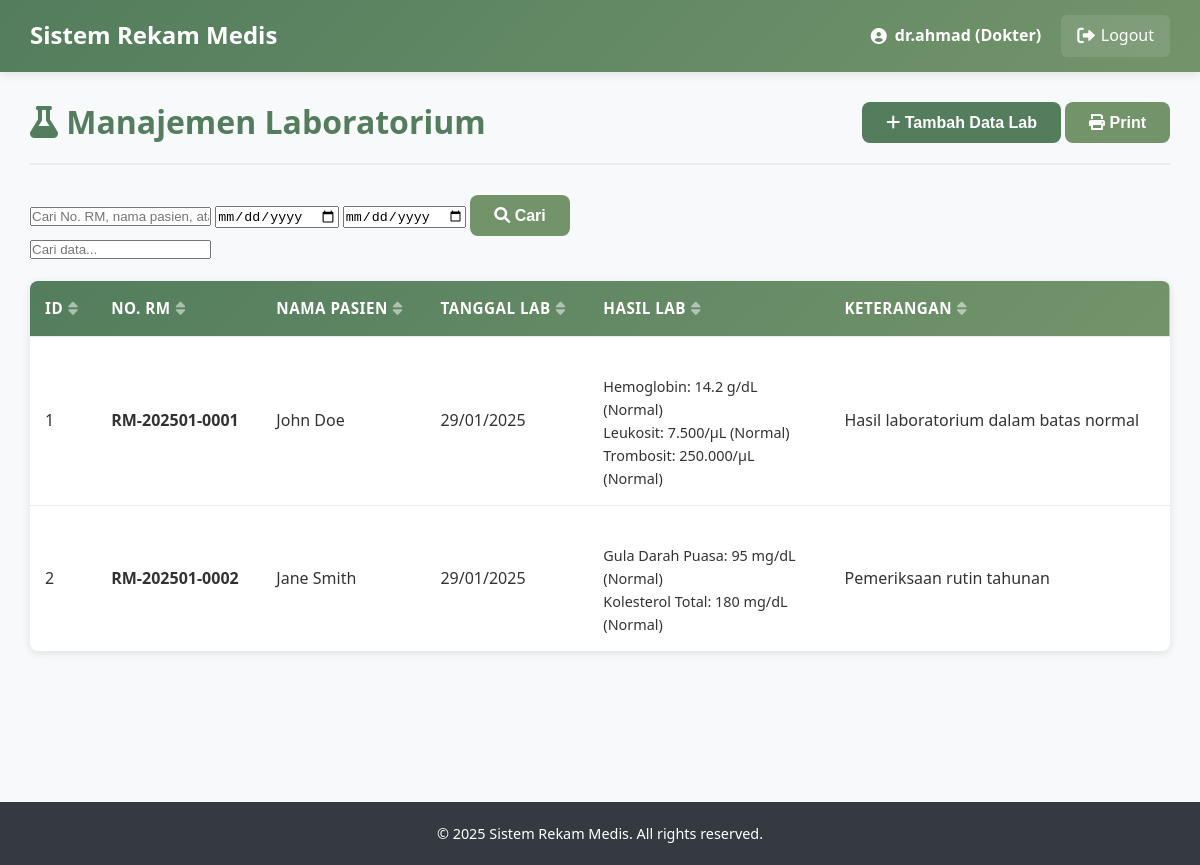
The page /Trys_Proj/doctor/labolatory.php (signed in) on the database its author committed.
### tables this page shows
CREATE TABLE `laboratorium` (
  `id_lab` int(11) NOT NULL,
  `no_rm` varchar(20) DEFAULT NULL,
  `hasil_lab` text DEFAULT NULL,
  `ket` text DEFAULT NULL,
  `tgl_lab` date DEFAULT NULL,
  `created_at` timestamp NOT NULL DEFAULT current_timestamp(),
  `updated_at` timestamp NOT NULL DEFAULT current_timestamp() ON UPDATE current_timestamp()
);

CREATE TABLE `pasien` (
  `id_pasien` int(11) NOT NULL,
  `no_rm` varchar(20) NOT NULL,
  `nm_pasien` varchar(100) NOT NULL,
  `tgl_lhr` date DEFAULT NULL,
  `alamat` text DEFAULT NULL,
  `telepon` varchar(15) DEFAULT NULL,
  `no_hp` varchar(15) DEFAULT NULL,
  `jenis_kelamin` enum('L','P') DEFAULT NULL,
  `nm_kk` varchar(100) DEFAULT NULL,
  `hub_kel` varchar(50) DEFAULT NULL,
  `id_user` int(11) DEFAULT NULL,
  `created_at` timestamp NOT NULL DEFAULT current_timestamp(),
  `updated_at` timestamp NOT NULL DEFAULT current_timestamp() ON UPDATE current_timestamp()
);

### Trys_Proj/doctor/labolatory.php (the view, shortened to what this page needs)
<?php
include '../config/database.php';
$page_title = "Manajemen Laboratorium";
$search = $_GET['search'] ?? '';
$date_from = $_GET['date_from'] ?? '';
$date_to = $_GET['date_to'] ?? '';
$per_page = 10;
$page = $_GET['page'] ?? 1;
$offset = ($page - 1) * $per_page;
$where_conditions = [];
$params = [];
$types = "";
$where_clause = !empty($where_conditions) ? "WHERE " . implode(" AND ", $where_conditions) : "";
$sql = "SELECT l.*, p.nm_pasien
        FROM laboratorium l
        LEFT JOIN pasien p ON l.no_rm = p.no_rm
        $where_clause
        ORDER BY l.tgl_lab DESC, l.created_at DESC
        LIMIT $per_page OFFSET $offset";
if (!empty($params)) {
    $stmt = $conn->prepare($sql);
    $stmt->bind_param($types, ...$params);
    $stmt->execute();
    $laboratory_data = $stmt->get_result();
} else {
    $laboratory_data = $conn->query($sql);
}
?>
<!DOCTYPE html>
<html lang="en">
<head>
    <link rel="stylesheet" href="../css/style.css">
    <link rel="stylesheet" href="https://cdnjs.cloudflare.com/ajax/libs/font-awesome/6.0.0-beta3/css/all.min.css">
</head>
<body>
    <?php include '../includes/header.php'; ?>
    <div class="container">
        <div class="content">
            <div class="content-header">
                <h2><i class="fas fa-flask"></i> <?php echo $page_title; ?></h2>
                <div class="header-actions">
                    <button class="btn btn-primary" onclick="openModal('addModal')">
                        <i class="fas fa-plus"></i> Tambah Data Lab
                    </button>
                    <button class="btn btn-secondary" onclick="window.print()">
                        <i class="fas fa-print"></i> Print
                    </button>
                </div>
            </div>
            <div class="filter-section">
                <form method="GET" class="search-form">
                    <div class="search-group">
                        <input type="text" name="search" placeholder="Cari No. RM, nama pasien, atau hasil lab..."
                               value="<?php echo htmlspecialchars($search); ?>">
                        <input type="date" name="date_from" placeholder="Dari tanggal"
                               value="<?php echo htmlspecialchars($date_from); ?>">
                        <input type="date" name="date_to" placeholder="Sampai tanggal"
                               value="<?php echo htmlspecialchars($date_to); ?>">
                        <button type="submit" class="btn btn-secondary">
                            <i class="fas fa-search"></i> Cari
                        </button>
                    </div>
                </form>
            </div>
            <div class="table-container">
                <table class="data-table">
                    <thead>
                        <tr>
                            <th>ID</th>
                            <th>No. RM</th>
                            <th>Nama Pasien</th>
                            <th>Tanggal Lab</th>
                            <th>Hasil Lab</th>
                            <th>Keterangan</th>
                        </tr>
                    </thead>
                    <tbody>
                        <?php if ($laboratory_data->num_rows > 0): ?>
                        <?php while ($lab = $laboratory_data->fetch_assoc()): ?>
                        <tr>
                            <td><?php echo $lab['id_lab']; ?></td>
                            <td>
                                <strong><?php echo htmlspecialchars($lab['no_rm']); ?></strong>
                            </td>
                            <td><?php echo htmlspecialchars($lab['nm_pasien'] ?? 'Tidak ditemukan'); ?></td>
                            <td><?php echo date('d/m/Y', strtotime($lab['tgl_lab'])); ?></td>
                            <td>
                                <div class="lab-result-preview">
                                    <?php echo htmlspecialchars(substr($lab['hasil_lab'], 0, 100)); ?>
                                </div>
                            </td>
                            <td>
                                <?php echo htmlspecialchars(substr($lab['ket'], 0, 50)); ?>
                            </td>
                        </tr>
                        <?php endwhile; ?>
                        <?php else: ?>
                        <tr>
                            <td colspan="7" class="text-center">Tidak ada data laboratorium.</td>
                        </tr>
                        <?php endif; ?>
                    </tbody>
                </table>
            </div>
        </div>
    </div>
    <?php include '../includes/footer.php'; ?>
</body>
</html>

### Trys_Proj/css/style.css (style rules this page uses)
* { margin: 0; padding: 0; box-sizing: border-box; }
body { font-family: "Segoe UI", Tahoma, Geneva, Verdana, sans-serif; line-height: 1.6; color: #333; background-color: #f8f9fa; }
:root { --primary-color: #537d5d; --primary-dark: #3e5e45; --primary-light: #6a9975; --secondary-color: #73946b; --secondary-dark: #5a7553; --secondary-light: #8bac83; --accent-color: #9ebc8a; --accent-dark: #85a371; --accent-light: #b7d5a3; --light-color: #d2d0a0; --light-dark: #b9b787; --light-light: #ebe9b9; --white: #ffffff; --off-white: #f9f9f9; --gray-light: #f8f9fa; --gray-medium: #6c757d; --gray-dark: #343a40; --success: #28a745; --success-dark: #1e7e34; --danger: #dc3545; --danger-dark: #bd2130; --warning: #ffc107; --warning-dark: #d39e00; --info: #17a2b8; --info-dark: #117a8b; }
h1, h2, h3, h4, h5, h6 { font-weight: 700; line-height: 1.2; margin-bottom: 0.5em; color: var(--gray-dark); }
h2 { font-size: 2rem; }
.btn { display: inline-block; padding: 12px 24px; border: none; border-radius: 8px; font-size: 1rem; font-weight: 600; text-decoration: none; text-align: center; cursor: pointer; transition: all 0.3s ease; line-height: 1; position: relative; overflow: hidden; }
.btn::after { content: ""; position: absolute; top: 50%; left: 50%; width: 5px; height: 5px; background: rgba(255, 255, 255, 0.5); opacity: 0; border-radius: 100%; transform: scale(1, 1) translate(-50%); transform-origin: 50% 50%; }
.btn-primary { background-color: var(--primary-color); color: var(--white); }
.btn-secondary { background-color: var(--secondary-color); color: var(--white); }
.container { display: flex; min-height: calc(100vh - 70px); }
.content { flex: 1; padding: 30px; background-color: var(--gray-light); min-height: calc(100vh - 70px); }
.content-header { display: flex; justify-content: space-between; align-items: center; margin-bottom: 30px; padding-bottom: 20px; border-bottom: 2px solid #e9ecef; }
.content-header h2 { color: var(--primary-color); font-size: 2rem; font-weight: 700; margin: 0; }
.data-table { width: 100%; border-collapse: collapse; background: var(--white); border-radius: 8px; overflow: hidden; box-shadow: 0 2px 10px rgba(0, 0, 0, 0.1); }
.data-table thead { background: linear-gradient(135deg, var(--primary-color), var(--secondary-color)); color: var(--white); }
.data-table th, .data-table td { padding: 15px; text-align: left; border-bottom: 1px solid #e9ecef; }
.data-table th { font-weight: 600; font-size: 0.95rem; text-transform: uppercase; letter-spacing: 0.5px; }
.data-table tbody tr { transition: background-color 0.3s ease; }
.data-table tbody tr:last-child td { border-bottom: none; }

### Trys_Proj/doctor/labolatory.php (style rules this page uses)
.lab-result-preview { max-width: 200px; white-space: pre-line; font-size: 0.9rem; }

### rows shown on the page
laboratorium: id_lab "1", no_rm "RM-202501-0001", pasien.nm_pasien "John Doe", tgl_lab "29/01/2025", hasil_lab "Hemoglobin: 14.2 g/dL (Normal) Leukosit: 7.500/μL (Normal) Trombosit: 250.000/μL (Normal)", ket "Hasil laboratorium dalam batas normal"
laboratorium: id_lab "2", no_rm "RM-202501-0002", pasien.nm_pasien "Jane Smith", tgl_lab "29/01/2025", hasil_lab "Gula Darah Puasa: 95 mg/dL (Normal) Kolesterol Total: 180 mg/dL (Normal)", ket "Pemeriksaan rutin tahunan"

### other values the page prints
$_SESSION['username'] "dr.ahmad"
$_SESSION['role'] "Dokter"
$page_title "Manajemen Laboratorium"
